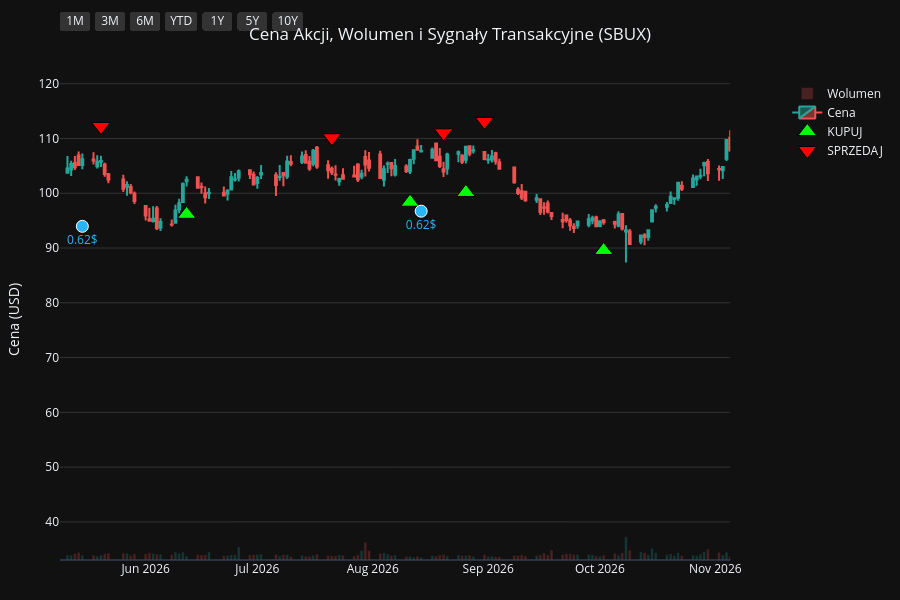
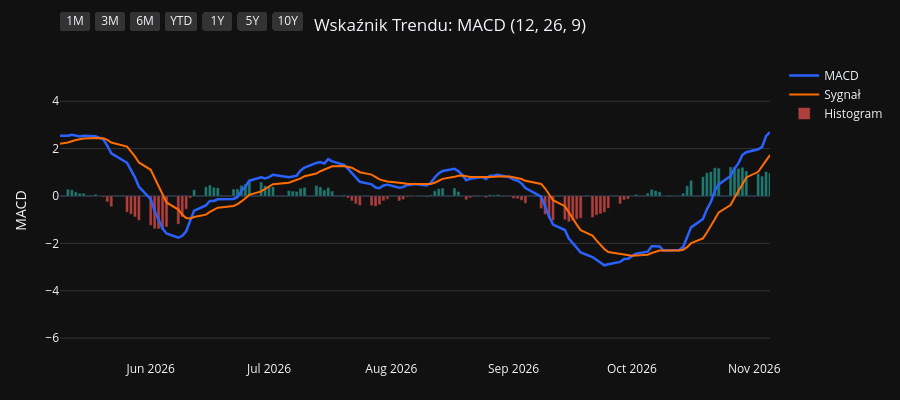
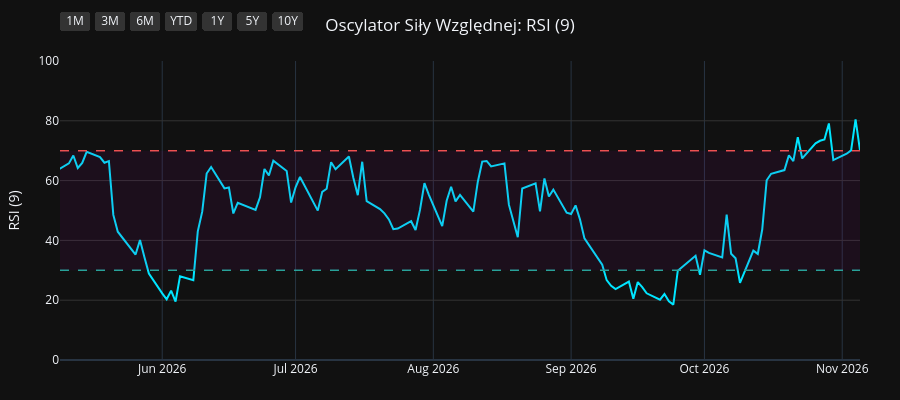
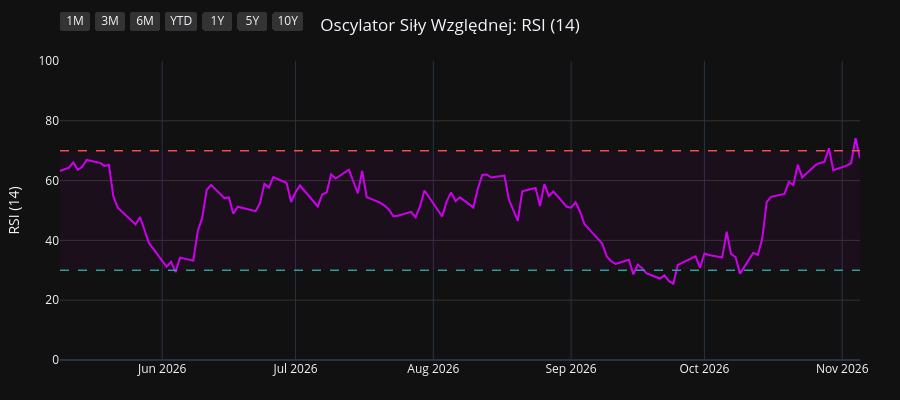

Notebook source saved alongside these figures, in order:
### Code cell
import os
import yfinance as yf
import pandas as pd
import pandas_ta as ta
import plotly.graph_objects as go
from plotly.subplots import make_subplots

# 1. Pobranie i przygotowanie danych
symbol = os.environ.get("STOCK_TICKER", "").strip().upper()
if not symbol:
    raise RuntimeError("Set STOCK_TICKER before running price_extractor.ipynb")
df = yf.Ticker(symbol).history(period="10y")
df.index = df.index.tz_localize(None)

# Wskaźniki i sygnały
df.ta.macd(fast=12, slow=26, signal=9, append=True)
df.ta.rsi(length=9, append=True)
df.ta.rsi(length=14, append=True)
df.ta.rsi(length=21, append=True)
df.dropna(inplace=True)

macd = df['MACD_12_26_9']
signal = df['MACDs_12_26_9']
wczorajszy_macd = macd.shift(1)
wczorajszy_signal = signal.shift(1)

df['Decyzja'] = 'BRAK'
df.loc[(macd > signal) & (wczorajszy_macd <= wczorajszy_signal), 'Decyzja'] = 'KUPUJ'
df.loc[(macd < signal) & (wczorajszy_macd >= wczorajszy_signal), 'Decyzja'] = 'SPRZEDAJ'

df_kupuj = df[df['Decyzja'] == 'KUPUJ']
df_sprzedaj = df[df['Decyzja'] == 'SPRZEDAJ']
df_dywidendy = df[df['Dividends'] > 0]
df_splity = df[df['Stock Splits'] > 0]

# Wspólna konfiguracja osi X
konfiguracja_osi_x = dict(
    type="date",
    showspikes=True, spikemode="across", spikesnap="cursor", spikedash="dot", spikecolor="#ffffff", spikethickness=1, hoverformat="%Y-%m-%d",
    rangeselector=dict(
        buttons=list([
            dict(count=1, label="1M", step="month", stepmode="backward"),
            dict(count=3, label="3M", step="month", stepmode="backward"),
            dict(count=6, label="6M", step="month", stepmode="backward"),
            dict(count=1, label="YTD", step="year", stepmode="todate"),
            dict(count=1, label="1Y", step="year", stepmode="backward"),
            dict(count=5, label="5Y", step="year", stepmode="backward"),
            dict(step="all", label="10Y")
        ]),
        bgcolor="#333333", activecolor="#2962ff", x=0, y=1.1
    )
)

# ==========================================
# WYKRES 1: CENA + WOLUMEN + SYGNAŁY
# ==========================================
fig1 = make_subplots(specs=[[{"secondary_y": True}]])

kolory_wolumenu = ['#26a69a' if row['Close'] >= row['Open'] else '#ef5350' for index, row in df.iterrows()]
fig1.add_trace(go.Bar(x=df.index, y=df['Volume'], marker_color=kolory_wolumenu, opacity=0.25, name='Wolumen'), secondary_y=True)
fig1.add_trace(go.Candlestick(x=df.index, open=df['Open'], high=df['High'], low=df['Low'], close=df['Close'], name='Cena', increasing_line_color='#26a69a', decreasing_line_color='#ef5350'), secondary_y=False)
fig1.add_trace(go.Scatter(x=df_kupuj.index, y=df_kupuj['Low'] * 0.95, customdata=df_kupuj[['Low', 'High']], mode='markers', marker=dict(symbol='triangle-up', size=16, color='#00ff00', line=dict(width=1, color='black')), name='KUPUJ', hovertemplate='KUPUJ<br>Najniższa: %{customdata[0]:.2f}<br>Najwyższa: %{customdata[1]:.2f}<extra></extra>'), secondary_y=False)
fig1.add_trace(go.Scatter(x=df_sprzedaj.index, y=df_sprzedaj['High'] * 1.05, customdata=df_sprzedaj[['Low', 'High']], mode='markers', marker=dict(symbol='triangle-down', size=16, color='#ff0000', line=dict(width=1, color='black')), name='SPRZEDAJ', hovertemplate='SPRZEDAJ<br>Najniższa: %{customdata[0]:.2f}<br>Najwyższa: %{customdata[1]:.2f}<extra></extra>'), secondary_y=False)

if not df_dywidendy.empty:
    fig1.add_trace(go.Scatter(x=df_dywidendy.index, y=df_dywidendy['Low'] * 0.90, mode='markers+text', marker=dict(symbol='circle', size=12, color='#29b6f6', line=dict(width=1, color='white')), text=df_dywidendy['Dividends'].apply(lambda x: f"{x}$"), textposition="bottom center", name='Dywidenda', showlegend=False, hovertemplate='Dywidenda: %{text}<extra></extra>', textfont=dict(color="#29b6f6")), secondary_y=False)
if not df_splity.empty:
                    fig1.add_trace(go.Scatter(x=df_splity.index, y=df_splity['High'], mode='markers+text', marker=dict(symbol='star', size=16, color='#ffee58', line=dict(width=1, color='black')), text=df_splity['Stock Splits'].apply(lambda x: f"{x:g}:1" if x >= 1 else f"1:{1 / x:g}"), textposition="top center", name='Split', hovertemplate='%{text}<extra></extra>', textfont=dict(color="#ffee58")), secondary_y=False)

fig1.update_layout(title=dict(text=f"Cena Akcji, Wolumen i Sygnały Transakcyjne ({symbol})", x=0.5, xanchor='center'), dragmode='pan', xaxis_rangeslider_visible=False, template='plotly_dark', height=600, hovermode='x unified', margin=dict(l=60, r=40, t=60, b=40))
fig1.update_xaxes(**konfiguracja_osi_x)
fig1.update_xaxes(range=[df.index.max() - pd.Timedelta(days=180), df.index.max()])
fig1.update_yaxes(title_text="Cena (USD)", secondary_y=False, gridcolor='#333333')
fig1.update_yaxes(range=[0, df['Volume'].max() * 4], showgrid=False, showticklabels=False, secondary_y=True)
fig1.show(config={'scrollZoom': True})

# ==========================================
# WYKRES 2: WSKAŹNIK MACD
# ==========================================
fig2 = go.Figure()
fig2.add_trace(go.Scatter(x=df.index, y=df['MACD_12_26_9'], line=dict(color='#2962ff', width=2.5), name='MACD'))
fig2.add_trace(go.Scatter(x=df.index, y=df['MACDs_12_26_9'], line=dict(color='#ff6d00', width=2), name='Sygnał'))
kolory_macd = ['#26a69a' if val >= 0 else '#ef5350' for val in df['MACDh_12_26_9']]
fig2.add_trace(go.Bar(x=df.index, y=df['MACDh_12_26_9'], marker_color=kolory_macd, name='Histogram', opacity=0.7))
fig2.update_layout(title=dict(text="Wskaźnik Trendu: MACD (12, 26, 9)", x=0.5, xanchor='center'), dragmode='pan', xaxis_rangeslider_visible=False, template='plotly_dark', height=400, hovermode='x unified', margin=dict(l=60, r=40, t=60, b=40))
fig2.update_xaxes(**konfiguracja_osi_x)
fig2.update_xaxes(range=[df.index.max() - pd.Timedelta(days=180), df.index.max()])
fig2.update_yaxes(title_text="MACD", gridcolor='#333333')
fig2.show(config={'scrollZoom': True})

# ==========================================
# WYKRES 3: OSCYLATOR RSI (9)
# ==========================================
fig3 = go.Figure()
fig3.add_trace(go.Scatter(x=df.index, y=df['RSI_9'], line=dict(color='#00e5ff', width=2), name='RSI (9)'))
fig3.add_hline(y=70, line_dash="dash", line_color="#ef5350", line_width=1.5)
fig3.add_hline(y=30, line_dash="dash", line_color="#26a69a", line_width=1.5)
fig3.add_hrect(y0=30, y1=70, line_width=0, fillcolor="purple", opacity=0.1)
fig3.update_layout(title=dict(text="Oscylator Siły Względnej: RSI (9)", x=0.5, xanchor='center'), dragmode='pan', xaxis_rangeslider_visible=False, template='plotly_dark', height=400, hovermode='x unified', margin=dict(l=60, r=40, t=60, b=40))
fig3.update_xaxes(**konfiguracja_osi_x)
fig3.update_xaxes(range=[df.index.max() - pd.Timedelta(days=180), df.index.max()])
fig3.update_yaxes(title_text="RSI (9)", range=[0, 100], gridcolor='#333333')
fig3.show(config={'scrollZoom': True})

# ==========================================
# WYKRES 4: OSCYLATOR RSI (14)
# ==========================================
fig4 = go.Figure()
fig4.add_trace(go.Scatter(x=df.index, y=df['RSI_14'], line=dict(color='#d500f9', width=2), name='RSI (14)'))
fig4.add_hline(y=70, line_dash="dash", line_color="#ef5350", line_width=1.5)
fig4.add_hline(y=30, line_dash="dash", line_color="#26a69a", line_width=1.5)
fig4.add_hrect(y0=30, y1=70, line_width=0, fillcolor="purple", opacity=0.1)
fig4.update_layout(title=dict(text="Oscylator Siły Względnej: RSI (14)", x=0.5, xanchor='center'), dragmode='pan', xaxis_rangeslider_visible=False, template='plotly_dark', height=400, hovermode='x unified', margin=dict(l=60, r=40, t=60, b=40))
fig4.update_xaxes(**konfiguracja_osi_x)
fig4.update_xaxes(range=[df.index.max() - pd.Timedelta(days=180), df.index.max()])
fig4.update_yaxes(title_text="RSI (14)", range=[0, 100], gridcolor='#333333')
fig4.show(config={'scrollZoom': True})

# ==========================================
# WYKRES 5: OSCYLATOR RSI (21)
# ==========================================
fig5 = go.Figure()
fig5.add_trace(go.Scatter(x=df.index, y=df['RSI_21'], line=dict(color='#64dd17', width=2), name='RSI (21)'))
fig5.add_hline(y=70, line_dash="dash", line_color="#ef5350", line_width=1.5)
fig5.add_hline(y=30, line_dash="dash", line_color="#26a69a", line_width=1.5)
fig5.add_hrect(y0=30, y1=70, line_width=0, fillcolor="purple", opacity=0.1)
fig5.update_layout(title=dict(text="Oscylator Siły Względnej: RSI (21)", x=0.5, xanchor='center'), dragmode='pan', xaxis_rangeslider_visible=False, template='plotly_dark', height=400, hovermode='x unified', margin=dict(l=60, r=40, t=60, b=40))
fig5.update_xaxes(**konfiguracja_osi_x)
fig5.update_xaxes(range=[df.index.max() - pd.Timedelta(days=180), df.index.max()])
fig5.update_yaxes(title_text="RSI (21)", range=[0, 100], gridcolor='#333333')
fig5.show(config={'scrollZoom': True})

### Figure 1 — Plotly figure (JSON) as saved in the notebook; plotly's stock layout.template omitted (floating-point values rounded to 4 significant figures; data arrays with more than 128 entries replaced by an {"elided": "..."} marker saying what was removed)
{"data": [{"marker": {"color": {"elided": "2480 str values"}}, "name": "Wolumen", "opacity": 0.25, "type": "bar", "x": {"elided": "2480 str values"}, "xaxis": "x", "y": {"elided": "2480 int values"}, "yaxis": "y2"}, {"close": {"elided": "2480 float values"}, "decreasing": {"line": {"color": "#ef5350"}}, "high": {"elided": "2480 float values"}, "increasing": {"line": {"color": "#26a69a"}}, "low": {"elided": "2480 float values"}, "name": "Cena", "open": {"elided": "2480 float values"}, "type": "candlestick", "x": {"elided": "2480 str values"}, "xaxis": "x", "yaxis": "y"}, {"customdata": {"elided": "105x2 float values"}, "hovertemplate": "KUPUJ<br>Najniższa: %{customdata[0]:.2f}<br>Najwyższa: %{customdata[1]:.2f}<extra></extra>", "marker": {"color": "#00ff00", "line": {"color": "black", "width": 1}, "size": 16, "symbol": "triangle-up"}, "mode": "markers", "name": "KUPUJ", "type": "scatter", "x": ["2017-01-11T00:00:00", "2017-02-13T00:00:00", "2017-03-22T00:00:00", "2017-04-18T00:00:00", "2017-05-24T00:00:00", "2017-07-14T00:00:00", "2017-08-22T00:00:00", "2017-10-06T00:00:00", "2017-11-01T00:00:00", "2017-11-30T00:00:00", "2017-12-04T00:00:00", "2018-01-05T00:00:00", "2018-02-15T00:00:00", "2018-04-05T00:00:00", "2018-05-21T00:00:00", "2018-06-15T00:00:00", "2018-07-10T00:00:00", "2018-10-17T00:00:00", "2018-11-02T00:00:00", "2019-01-09T00:00:00", "2019-03-21T00:00:00", "2019-04-26T00:00:00", "2019-04-30T00:00:00", "2019-05-03T00:00:00", "2019-06-05T00:00:00", "2019-07-03T00:00:00", "2019-07-26T00:00:00", "2019-10-14T00:00:00", "2019-10-29T00:00:00", "2020-01-09T00:00:00", "2020-02-13T00:00:00", "2020-03-25T00:00:00", "2020-05-11T00:00:00", "2020-05-20T00:00:00", "2020-07-15T00:00:00", "2020-08-25T00:00:00", "2020-09-15T00:00:00", "2020-10-05T00:00:00", "2020-11-06T00:00:00", "2020-12-03T00:00:00", "2020-12-10T00:00:00", "2020-12-31T00:00:00", "2021-02-05T00:00:00", "2021-02-26T00:00:00", "2021-03-09T00:00:00", "2021-03-30T00:00:00", "2021-05-27T00:00:00", "2021-06-14T00:00:00", "2021-06-24T00:00:00", "2021-08-31T00:00:00", "2021-10-14T00:00:00", "2021-11-05T00:00:00", "2021-11-17T00:00:00", "2021-11-23T00:00:00", "2021-12-06T00:00:00", "2021-12-28T00:00:00", "2022-02-01T00:00:00", "2022-03-17T00:00:00", "2022-05-04T00:00:00", "2022-05-13T00:00:00", "2022-06-24T00:00:00", "2022-09-08T00:00:00", "2022-10-06T00:00:00", "2022-10-13T00:00:00", "2022-10-17T00:00:00", "2022-10-21T00:00:00", "2022-11-04T00:00:00", "2023-01-04T00:00:00", "2023-01-26T00:00:00", "2023-03-29T00:00:00", "2023-06-13T00:00:00", "2023-07-11T00:00:00", "2023-08-30T00:00:00", "2023-09-13T00:00:00", "2023-10-06T00:00:00", "2023-11-02T00:00:00", "2024-01-18T00:00:00", "2024-02-21T00:00:00", "2024-03-20T00:00:00", "2024-03-28T00:00:00", "2024-04-19T00:00:00", "2024-05-16T00:00:00", "2024-07-19T00:00:00", "2024-10-24T00:00:00", "2024-11-11T00:00:00", "2025-01-03T00:00:00", "2025-04-01T00:00:00", "2025-04-23T00:00:00", "2025-07-03T00:00:00", "2025-07-08T00:00:00", "2025-08-12T00:00:00", "2025-09-19T00:00:00", "2025-10-16T00:00:00", "2025-11-07T00:00:00", "2025-11-21T00:00:00", "2025-11-25T00:00:00", "2025-12-18T00:00:00", "2026-01-06T00:00:00", "2026-02-06T00:00:00", "2026-03-09T00:00:00", "2026-04-07T00:00:00", "2026-06-12T00:00:00", "2026-08-11T00:00:00", "2026-08-26T00:00:00", "2026-10-02T00:00:00"], "xaxis": "x", "y": [44.31, 43.3, 42.9, 44.51, 47.29, 45.22, 41.62, 42.29, 42.83, 45.03, 45.06, 46.29, 44.04, 46.37, 45.35, 44.72, 39.57, 46.08, 49.37, 50.47, 57.48, 60.5, 61.81, 62.33, 63.69, 69.62, 77.09, 70.22, 67.98, 73.57, 72.43, 52.1, 62.56, 63.15, 61.04, 66.21, 72.33, 72.36, 74.5, 82.51, 85.66, 88.05, 87.35, 86.81, 88.61, 90.66, 94.78, 93.72, 93.96, 97.59, 93.67, 95.47, 94.63, 94.73, 94.67, 96.45, 82.04, 73.26, 66.37, 61.66, 64.8, 75.19, 77.0, 73.08, 75.75, 74.67, 78.09, 88.97, 92.89, 86.1, 86.32, 86.88, 87.22, 84.61, 80.77, 87.87, 81.34, 83.56, 81.56, 81.36, 77.64, 66.86, 66.62, 87.49, 88.48, 83.44, 88.76, 75.53, 86.29, 86.3, 85.66, 77.24, 76.92, 75.74, 77.0, 77.28, 81.46, 80.58, 89.57, 90.92, 88.12, 96.16, 98.36, 100.1, 89.56], "yaxis": "y"}, {"customdata": {"elided": "104x2 float values"}, "hovertemplate": "SPRZEDAJ<br>Najniższa: %{customdata[0]:.2f}<br>Najwyższa: %{customdata[1]:.2f}<extra></extra>", "marker": {"color": "#ff0000", "line": {"color": "black", "width": 1}, "size": 16, "symbol": "triangle-down"}, "mode": "markers", "name": "SPRZEDAJ", "type": "scatter", "x": ["2017-01-27T00:00:00", "2017-03-07T00:00:00", "2017-04-13T00:00:00", "2017-05-04T00:00:00", "2017-06-08T00:00:00", "2017-07-28T00:00:00", "2017-09-29T00:00:00", "2017-10-20T00:00:00", "2017-11-27T00:00:00", "2017-12-01T00:00:00", "2017-12-15T00:00:00", "2018-01-26T00:00:00", "2018-03-23T00:00:00", "2018-04-20T00:00:00", "2018-06-01T00:00:00", "2018-06-20T00:00:00", "2018-10-01T00:00:00", "2018-10-29T00:00:00", "2018-11-21T00:00:00", "2019-02-26T00:00:00", "2019-04-17T00:00:00", "2019-04-29T00:00:00", "2019-05-02T00:00:00", "2019-05-07T00:00:00", "2019-06-26T00:00:00", "2019-07-23T00:00:00", "2019-08-05T00:00:00", "2019-10-23T00:00:00", "2019-12-30T00:00:00", "2020-01-27T00:00:00", "2020-02-24T00:00:00", "2020-05-04T00:00:00", "2020-05-12T00:00:00", "2020-06-11T00:00:00", "2020-08-21T00:00:00", "2020-09-11T00:00:00", "2020-09-17T00:00:00", "2020-10-16T00:00:00", "2020-12-02T00:00:00", "2020-12-09T00:00:00", "2020-12-17T00:00:00", "2021-01-04T00:00:00", "2021-02-22T00:00:00", "2021-03-08T00:00:00", "2021-03-22T00:00:00", "2021-04-26T00:00:00", "2021-06-07T00:00:00", "2021-06-16T00:00:00", "2021-08-02T00:00:00", "2021-09-16T00:00:00", "2021-10-29T00:00:00", "2021-11-16T00:00:00", "2021-11-19T00:00:00", "2021-11-26T00:00:00", "2021-12-17T00:00:00", "2022-01-05T00:00:00", "2022-03-07T00:00:00", "2022-04-06T00:00:00", "2022-05-10T00:00:00", "2022-06-14T00:00:00", "2022-08-19T00:00:00", "2022-09-22T00:00:00", "2022-10-10T00:00:00", "2022-10-14T00:00:00", "2022-10-20T00:00:00", "2022-10-24T00:00:00", "2022-12-09T00:00:00", "2023-01-20T00:00:00", "2023-02-03T00:00:00", "2023-05-03T00:00:00", "2023-07-06T00:00:00", "2023-08-04T00:00:00", "2023-09-07T00:00:00", "2023-09-21T00:00:00", "2023-11-01T00:00:00", "2023-11-22T00:00:00", "2024-02-20T00:00:00", "2024-02-28T00:00:00", "2024-03-22T00:00:00", "2024-04-02T00:00:00", "2024-05-01T00:00:00", "2024-06-24T00:00:00", "2024-09-03T00:00:00", "2024-11-05T00:00:00", "2024-12-05T00:00:00", "2025-02-20T00:00:00", "2025-04-03T00:00:00", "2025-06-25T00:00:00", "2025-07-07T00:00:00", "2025-07-14T00:00:00", "2025-08-20T00:00:00", "2025-10-08T00:00:00", "2025-10-31T00:00:00", "2025-11-20T00:00:00", "2025-11-24T00:00:00", "2025-12-08T00:00:00", "2025-12-24T00:00:00", "2026-01-30T00:00:00", "2026-02-13T00:00:00", "2026-03-16T00:00:00", "2026-05-20T00:00:00", "2026-07-21T00:00:00", "2026-08-20T00:00:00", "2026-08-31T00:00:00"], "xaxis": "x", "y": [48.12, 48.47, 49.36, 51.98, 54.53, 48.0, 46.93, 47.73, 49.3, 49.98, 51.42, 50.38, 50.45, 51.53, 49.92, 48.15, 50.2, 52.61, 60.24, 63.65, 67.67, 69.19, 69.27, 70.14, 75.44, 81.76, 85.49, 75.83, 79.63, 80.76, 78.05, 65.87, 69.99, 70.04, 70.87, 78.74, 80.08, 82.2, 91.26, 94.18, 95.87, 99.29, 95.3, 98.91, 100.3, 108.5, 104.3, 104.6, 114.3, 107.5, 100.7, 105.9, 105.8, 103.8, 104.7, 107.7, 84.78, 78.98, 70.65, 70.0, 83.88, 83.92, 83.49, 86.48, 84.12, 83.44, 99.25, 100.9, 102.1, 105.7, 94.99, 99.91, 93.3, 92.81, 89.44, 102.5, 92.7, 92.56, 90.4, 89.87, 75.83, 79.46, 94.66, 97.32, 101.8, 114.6, 94.33, 93.58, 96.58, 95.57, 93.5, 83.07, 84.76, 87.9, 88.27, 88.17, 87.27, 96.12, 100.6, 103.7, 112.2, 110.1, 111.0, 113.1], "yaxis": "y"}, {"hovertemplate": "Dywidenda: %{text}<extra></extra>", "marker": {"color": "#29b6f6", "line": {"color": "white", "width": 1}, "size": 12, "symbol": "circle"}, "mode": "markers+text", "name": "Dywidenda", "showlegend": false, "text": ["0.25$", "0.25$", "0.25$", "0.3$", "0.3$", "0.3$", "0.36$", "0.36$", "0.36$", "0.36$", "0.36$", "0.41$", "0.41$", "0.41$", "0.41$", "0.45$", "0.45$", "0.45$", "0.45$", "0.49$", "0.49$", "0.49$", "0.49$", "0.53$", "0.53$", "0.53$", "0.53$", "0.57$", "0.57$", "0.57$", "0.57$", "0.61$", "0.61$", "0.61$", "0.61$", "0.62$", "0.62$", "0.62$", "0.62$"], "textfont": {"color": "#29b6f6"}, "textposition": "bottom center", "type": "scatter", "x": ["2017-02-07T00:00:00", "2017-05-09T00:00:00", "2017-08-08T00:00:00", "2017-11-15T00:00:00", "2018-02-07T00:00:00", "2018-05-09T00:00:00", "2018-08-08T00:00:00", "2018-11-14T00:00:00", "2019-02-06T00:00:00", "2019-05-08T00:00:00", "2019-08-07T00:00:00", "2019-11-12T00:00:00", "2020-02-05T00:00:00", "2020-05-07T00:00:00", "2020-08-06T00:00:00", "2020-11-10T00:00:00", "2021-02-17T00:00:00", "2021-05-12T00:00:00", "2021-08-11T00:00:00", "2021-11-10T00:00:00", "2022-02-10T00:00:00", "2022-05-12T00:00:00", "2022-08-11T00:00:00", "2022-11-09T00:00:00", "2023-02-09T00:00:00", "2023-05-11T00:00:00", "2023-08-10T00:00:00", "2023-11-09T00:00:00", "2024-02-08T00:00:00", "2024-05-16T00:00:00", "2024-08-16T00:00:00", "2024-11-15T00:00:00", "2025-02-14T00:00:00", "2025-05-16T00:00:00", "2025-08-15T00:00:00", "2025-11-14T00:00:00", "2026-02-13T00:00:00", "2026-05-15T00:00:00", "2026-08-14T00:00:00"], "xaxis": "x", "y": [40.4, 44.53, 40.14, 41.95, 40.63, 42.61, 38.8, 50.69, 52.3, 59.16, 72.51, 63.93, 67.35, 57.36, 58.91, 73.56, 82.61, 87.25, 92.65, 90.4, 76.64, 55.58, 70.69, 75.08, 87.23, 87.27, 83.79, 85.62, 79.3, 63.34, 79.85, 84.38, 96.99, 73.48, 79.31, 74.25, 83.27, 93.96, 96.72], "yaxis": "y"}], "layout": {"dragmode": "pan", "height": 600, "hovermode": "x unified", "margin": {"b": 40, "l": 60, "r": 40, "t": 60}, "title": {"text": "Cena Akcji, Wolumen i Sygnały Transakcyjne (SBUX)", "x": 0.5, "xanchor": "center"}, "xaxis": {"anchor": "y", "domain": [0.0, 0.94], "hoverformat": "%Y-%m-%d", "range": ["2026-05-09T00:00:00", "2026-11-05T00:00:00"], "rangeselector": {"activecolor": "#2962ff", "bgcolor": "#333333", "buttons": [{"count": 1, "label": "1M", "step": "month", "stepmode": "backward"}, {"count": 3, "label": "3M", "step": "month", "stepmode": "backward"}, {"count": 6, "label": "6M", "step": "month", "stepmode": "backward"}, {"count": 1, "label": "YTD", "step": "year", "stepmode": "todate"}, {"count": 1, "label": "1Y", "step": "year", "stepmode": "backward"}, {"count": 5, "label": "5Y", "step": "year", "stepmode": "backward"}, {"label": "10Y", "step": "all"}], "x": 0, "y": 1.1}, "rangeslider": {"visible": false}, "showspikes": true, "spikecolor": "#ffffff", "spikedash": "dot", "spikemode": "across", "spikesnap": "cursor", "spikethickness": 1, "type": "date"}, "yaxis": {"anchor": "x", "domain": [0.0, 1.0], "gridcolor": "#333333", "title": {"text": "Cena (USD)"}}, "yaxis2": {"anchor": "x", "overlaying": "y", "range": [0, 628862000], "showgrid": false, "showticklabels": false, "side": "right"}}}

### Figure 2 — Plotly figure (JSON) as saved in the notebook; plotly's stock layout.template omitted (floating-point values rounded to 4 significant figures; data arrays with more than 128 entries replaced by an {"elided": "..."} marker saying what was removed)
{"data": [{"line": {"color": "#2962ff", "width": 2.5}, "name": "MACD", "type": "scatter", "x": {"elided": "2480 str values"}, "y": {"elided": "2480 float values"}}, {"line": {"color": "#ff6d00", "width": 2}, "name": "Sygnał", "type": "scatter", "x": {"elided": "2480 str values"}, "y": {"elided": "2480 float values"}}, {"marker": {"color": {"elided": "2480 str values"}}, "name": "Histogram", "opacity": 0.7, "type": "bar", "x": {"elided": "2480 str values"}, "y": {"elided": "2480 float values"}}], "layout": {"dragmode": "pan", "height": 400, "hovermode": "x unified", "margin": {"b": 40, "l": 60, "r": 40, "t": 60}, "title": {"text": "Wskaźnik Trendu: MACD (12, 26, 9)", "x": 0.5, "xanchor": "center"}, "xaxis": {"hoverformat": "%Y-%m-%d", "range": ["2026-05-09T00:00:00", "2026-11-05T00:00:00"], "rangeselector": {"activecolor": "#2962ff", "bgcolor": "#333333", "buttons": [{"count": 1, "label": "1M", "step": "month", "stepmode": "backward"}, {"count": 3, "label": "3M", "step": "month", "stepmode": "backward"}, {"count": 6, "label": "6M", "step": "month", "stepmode": "backward"}, {"count": 1, "label": "YTD", "step": "year", "stepmode": "todate"}, {"count": 1, "label": "1Y", "step": "year", "stepmode": "backward"}, {"count": 5, "label": "5Y", "step": "year", "stepmode": "backward"}, {"label": "10Y", "step": "all"}], "x": 0, "y": 1.1}, "rangeslider": {"visible": false}, "showspikes": true, "spikecolor": "#ffffff", "spikedash": "dot", "spikemode": "across", "spikesnap": "cursor", "spikethickness": 1, "type": "date"}, "yaxis": {"gridcolor": "#333333", "title": {"text": "MACD"}}}}

### Figure 3 — Plotly figure (JSON) as saved in the notebook; plotly's stock layout.template omitted (floating-point values rounded to 4 significant figures; data arrays with more than 128 entries replaced by an {"elided": "..."} marker saying what was removed)
{"data": [{"line": {"color": "#00e5ff", "width": 2}, "name": "RSI (9)", "type": "scatter", "x": {"elided": "2480 str values"}, "y": {"elided": "2480 float values"}}], "layout": {"dragmode": "pan", "height": 400, "hovermode": "x unified", "margin": {"b": 40, "l": 60, "r": 40, "t": 60}, "shapes": [{"line": {"color": "#ef5350", "dash": "dash", "width": 1.5}, "type": "line", "x0": 0, "x1": 1, "xref": "x domain", "y0": 70, "y1": 70, "yref": "y"}, {"line": {"color": "#26a69a", "dash": "dash", "width": 1.5}, "type": "line", "x0": 0, "x1": 1, "xref": "x domain", "y0": 30, "y1": 30, "yref": "y"}, {"fillcolor": "purple", "line": {"width": 0}, "opacity": 0.1, "type": "rect", "x0": 0, "x1": 1, "xref": "x domain", "y0": 30, "y1": 70, "yref": "y"}], "title": {"text": "Oscylator Siły Względnej: RSI (9)", "x": 0.5, "xanchor": "center"}, "xaxis": {"hoverformat": "%Y-%m-%d", "range": ["2026-05-09T00:00:00", "2026-11-05T00:00:00"], "rangeselector": {"activecolor": "#2962ff", "bgcolor": "#333333", "buttons": [{"count": 1, "label": "1M", "step": "month", "stepmode": "backward"}, {"count": 3, "label": "3M", "step": "month", "stepmode": "backward"}, {"count": 6, "label": "6M", "step": "month", "stepmode": "backward"}, {"count": 1, "label": "YTD", "step": "year", "stepmode": "todate"}, {"count": 1, "label": "1Y", "step": "year", "stepmode": "backward"}, {"count": 5, "label": "5Y", "step": "year", "stepmode": "backward"}, {"label": "10Y", "step": "all"}], "x": 0, "y": 1.1}, "rangeslider": {"visible": false}, "showspikes": true, "spikecolor": "#ffffff", "spikedash": "dot", "spikemode": "across", "spikesnap": "cursor", "spikethickness": 1, "type": "date"}, "yaxis": {"gridcolor": "#333333", "range": [0, 100], "title": {"text": "RSI (9)"}}}}

### Figure 4 — Plotly figure (JSON) as saved in the notebook; plotly's stock layout.template omitted (floating-point values rounded to 4 significant figures; data arrays with more than 128 entries replaced by an {"elided": "..."} marker saying what was removed)
{"data": [{"line": {"color": "#d500f9", "width": 2}, "name": "RSI (14)", "type": "scatter", "x": {"elided": "2480 str values"}, "y": {"elided": "2480 float values"}}], "layout": {"dragmode": "pan", "height": 400, "hovermode": "x unified", "margin": {"b": 40, "l": 60, "r": 40, "t": 60}, "shapes": [{"line": {"color": "#ef5350", "dash": "dash", "width": 1.5}, "type": "line", "x0": 0, "x1": 1, "xref": "x domain", "y0": 70, "y1": 70, "yref": "y"}, {"line": {"color": "#26a69a", "dash": "dash", "width": 1.5}, "type": "line", "x0": 0, "x1": 1, "xref": "x domain", "y0": 30, "y1": 30, "yref": "y"}, {"fillcolor": "purple", "line": {"width": 0}, "opacity": 0.1, "type": "rect", "x0": 0, "x1": 1, "xref": "x domain", "y0": 30, "y1": 70, "yref": "y"}], "title": {"text": "Oscylator Siły Względnej: RSI (14)", "x": 0.5, "xanchor": "center"}, "xaxis": {"hoverformat": "%Y-%m-%d", "range": ["2026-05-09T00:00:00", "2026-11-05T00:00:00"], "rangeselector": {"activecolor": "#2962ff", "bgcolor": "#333333", "buttons": [{"count": 1, "label": "1M", "step": "month", "stepmode": "backward"}, {"count": 3, "label": "3M", "step": "month", "stepmode": "backward"}, {"count": 6, "label": "6M", "step": "month", "stepmode": "backward"}, {"count": 1, "label": "YTD", "step": "year", "stepmode": "todate"}, {"count": 1, "label": "1Y", "step": "year", "stepmode": "backward"}, {"count": 5, "label": "5Y", "step": "year", "stepmode": "backward"}, {"label": "10Y", "step": "all"}], "x": 0, "y": 1.1}, "rangeslider": {"visible": false}, "showspikes": true, "spikecolor": "#ffffff", "spikedash": "dot", "spikemode": "across", "spikesnap": "cursor", "spikethickness": 1, "type": "date"}, "yaxis": {"gridcolor": "#333333", "range": [0, 100], "title": {"text": "RSI (14)"}}}}
